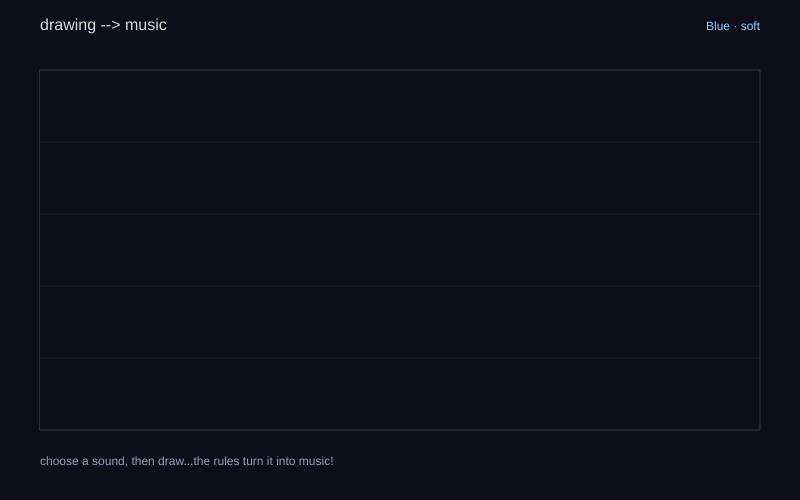
Frame 1 (no input)
Frame 60 (no input): identical to frame 1, image omitted
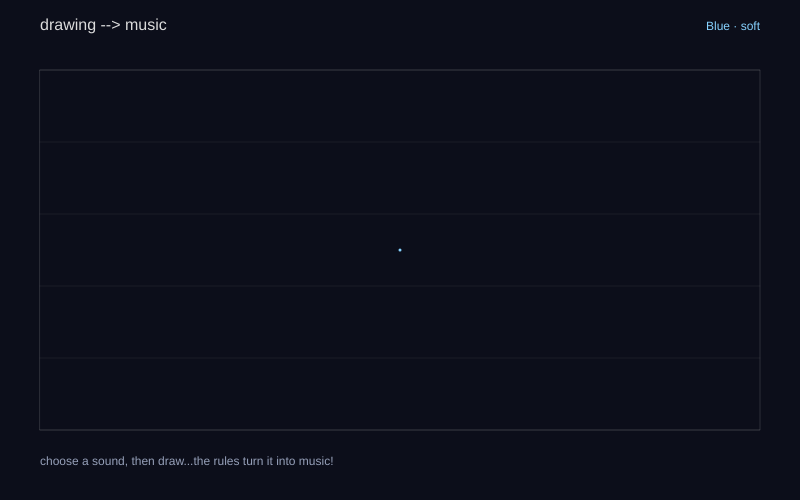
Frame 120 (the mouse pressed at the canvas centre since frame 60)

The p5.js sketch that drew these frames (run headless with seeded random() and noise() and a simulated clock; from frame 60 on, the mouse is pressed at the canvas centre):

// p5.js sketch
// ── sketch.js
// drawing into music
// x = time, y = pitch
// each stroke = one continuous voice

let strokes = [];
let currentStroke = null;
let selectedSound = 0;
let voices = new Map();

let canvas;
let playButton;
let speedSlider;
let soundButtons = [];

let audio;
let master;
let playing = false;
let starting = false;
let playhead = 0;

const LEFT_EDGE = 40;
const RIGHT_EDGE = 760;
const TOP_EDGE = 70;
const BOTTOM_EDGE = 430;

// lower, softer pitch range: C major pentatonic
const notes = [130.81, 146.83, 164.81, 196, 220, 261.63];

// all sounds use smooth sine waves
// a second quiet oscillator gives a slow shimmer!
const sounds = [
  {
    label: "Blue · soft",
    colour: [135, 210, 255],
    offset: 0,
    blend: 0,
    level: 0.55
  },
  {
    label: "Purple · warm",
    colour: [195, 155, 255],
    offset: 0.6,
    blend: 0.25,
    level: 0.5
  },
  {
    label: "Orange · floating",
    colour: [255, 195, 120],
    offset: 1.2,
    blend: 0.35,
    level: 0.45
  }
];

function setup() {
  canvas = createCanvas(800, 500);
  pixelDensity(1);

  let soundRow = createDiv();
  soundRow.style("margin", "10px 0");

  sounds.forEach((sound, index) => {
    let button = createButton(sound.label);
    button.parent(soundRow);
    button.style("margin-right", "8px");
    button.style("padding", "8px 12px");
    button.style("cursor", "pointer");

    button.mousePressed(() => {
      selectedSound = index;
      updateSoundButtons();
    });

    soundButtons.push(button);
  });

  updateSoundButtons();

  let playbackRow = createDiv();

  playButton = createButton("Play drawing");
  playButton.parent(playbackRow);
  playButton.style("margin-right", "8px");
  playButton.mousePressed(togglePlayback);

  let clearButton = createButton("Clear");
  clearButton.parent(playbackRow);
  clearButton.style("margin-right", "12px");
  clearButton.mousePressed(clearDrawing);

  let label = createSpan("Playback duration ");
  label.parent(playbackRow);

  speedSlider = createSlider(4, 20, 12, 0.5);
  speedSlider.parent(playbackRow);

  let units = createSpan(" seconds");
  units.parent(playbackRow);
}

function updateSoundButtons() {
  soundButtons.forEach((button, index) => {
    let colour = sounds[index].colour;
    let selected = index === selectedSound;

    button.style(
      "background",
      selected ? `rgb(${colour.join(",")})` : "#202433"
    );

    button.style("color", selected ? "#10121c" : "#eeeeee");
    button.style(
      "border",
      selected
        ? "2px solid white"
        : "2px solid transparent"
    );
    button.style("border-radius", "6px");
  });
}

function draw() {
  background(12, 14, 26);

  drawGuides();
  drawStrokes();

  if (playing) {
    playhead = min(
      1,
      playhead + deltaTime / 1000 / speedSlider.value()
    );

    let x = lerp(LEFT_EDGE, RIGHT_EDGE, playhead);
    let positions = getPositions(x);

    updateVoices(positions);
    drawPlayhead(x, positions);

    if (playhead >= 1) {
      stopPlayback();
    }
  }

  noStroke();
  textAlign(LEFT);
  fill(220);
  textSize(16);
  text("drawing --> music", LEFT_EDGE, 30);

  fill(...sounds[selectedSound].colour);
  textSize(12);
  textAlign(RIGHT);
  text(sounds[selectedSound].label, RIGHT_EDGE, 30);
  textAlign(LEFT);

  fill(150, 160, 185);
  textSize(12);
  text(
    "choose a sound, then draw...the rules turn it into music!",
    LEFT_EDGE,
    465
  );
}

function drawGuides() {
  strokeWeight(1);

  for (let i = 0; i < notes.length; i++) {
    let y = map(
      i,
      0,
      notes.length - 1,
      BOTTOM_EDGE,
      TOP_EDGE
    );

    stroke(255, 255, 255, 15);
    line(LEFT_EDGE, y, RIGHT_EDGE, y);
  }

  noFill();
  stroke(255, 255, 255, 35);
  rect(
    LEFT_EDGE,
    TOP_EDGE,
    RIGHT_EDGE - LEFT_EDGE,
    BOTTOM_EDGE - TOP_EDGE
  );
}

function drawStrokes() {
  noFill();
  strokeWeight(3);

  for (let strokeData of strokes) {
    stroke(...sounds[strokeData.soundId].colour);

    let previous = null;

    for (let p of strokeData.points) {
      if (p === null) {
        previous = null;
        continue;
      }

      if (previous) {
        line(previous.x, previous.y, p.x, p.y);
      } else {
        point(p.x, p.y);
      }

      previous = p;
    }
  }
}

function drawPlayhead(x, positions) {
  stroke(230, 245, 255, 110);
  strokeWeight(1);
  line(x, TOP_EDGE, x, BOTTOM_EDGE);

  noStroke();

  for (let [strokeData, y] of positions) {
    let colour = sounds[strokeData.soundId].colour;

    // Soft glow, no splash.
    for (let size = 36; size >= 8; size -= 4) {
      fill(...colour, 7);
      circle(x, y, size);
    }

    fill(...colour, 220);
    circle(x, y, 6);

    fill(240, 245, 255);
    circle(x, y, 3);
  }
}

function insideCanvas() {
  return (
    mouseX >= LEFT_EDGE &&
    mouseX <= RIGHT_EDGE &&
    mouseY >= TOP_EDGE &&
    mouseY <= BOTTOM_EDGE
  );
}

function mousePressed(event) {
  if (event && event.target !== canvas.elt) return;
  if (!insideCanvas()) return;

  stopPlayback();

  currentStroke = {
    soundId: selectedSound,
    points: [{ x: mouseX, y: mouseY }]
  };

  strokes.push(currentStroke);
}

function mouseDragged() {
  if (!currentStroke) return;

  let points = currentStroke.points;

  if (insideCanvas()) {
    let previous = points[points.length - 1];

    if (previous) {
      let distance = dist(
        previous.x,
        previous.y,
        mouseX,
        mouseY
      );

      let steps = max(1, ceil(distance / 4));

      for (let i = 1; i <= steps; i++) {
        points.push({
          x: lerp(previous.x, mouseX, i / steps),
          y: lerp(previous.y, mouseY, i / steps)
        });
      }
    } else {
      points.push({ x: mouseX, y: mouseY });
    }
  } else if (points[points.length - 1] !== null) {
    points.push(null);
  }

  return false;
}

function mouseReleased() {
  currentStroke = null;
}

async function togglePlayback() {
  if (starting) return;

  if (playing) {
    stopPlayback();
    return;
  }

  if (strokes.length === 0) return;

  starting = true;

  try {
    if (!audio) {
      let AudioContextClass =
        window.AudioContext || window.webkitAudioContext;

      audio = new AudioContextClass();

      master = audio.createGain();
      master.gain.value = 0.18;
      master.connect(audio.destination);
    }

    await audio.resume();

    stopPlayback();
    playhead = 0;
    playing = true;
    playButton.html("Stop");
  } finally {
    starting = false;
  }
}

function getPositions(x) {
  let positions = new Map();

  for (let strokeData of strokes) {
    let previous = null;

    for (let p of strokeData.points) {
      if (p === null) {
        previous = null;
        continue;
      }

      if (previous) {
        let minX = min(previous.x, p.x);
        let maxX = max(previous.x, p.x);

        if (x >= minX && x <= maxX) {
          let dx = p.x - previous.x;

          let y =
            abs(dx) < 0.001
              ? (previous.y + p.y) / 2
              : lerp(
                  previous.y,
                  p.y,
                  (x - previous.x) / dx
                );

          positions.set(strokeData, y);
        }
      }

      previous = p;
    }
  }

  return positions;
}

function createVoice(sound, frequency) {
  let oscillator = audio.createOscillator();
  let shimmer = audio.createOscillator();

  let mainGain = audio.createGain();
  let shimmerGain = audio.createGain();
  let envelope = audio.createGain();

  oscillator.type = "sine";
  shimmer.type = "sine";

  oscillator.frequency.value = frequency;
  shimmer.frequency.value = frequency + sound.offset;

  // keep total level similar across the three sounds
  mainGain.gain.value = 1 / (1 + sound.blend);
  shimmerGain.gain.value = sound.blend / (1 + sound.blend);

  envelope.gain.value = 0;

  oscillator.connect(mainGain);
  shimmer.connect(shimmerGain);

  mainGain.connect(envelope);
  shimmerGain.connect(envelope);
  envelope.connect(master);

  // Disconnect the entire voice after both oscillators end.
  let ended = 0;

  function cleanUp() {
    ended++;

    if (ended === 2) {
      oscillator.disconnect();
      shimmer.disconnect();
      mainGain.disconnect();
      shimmerGain.disconnect();
      envelope.disconnect();
    }
  }

  oscillator.onended = cleanUp;
  shimmer.onended = cleanUp;

  oscillator.start();
  shimmer.start();

  return { oscillator, shimmer, envelope };
}

function updateVoices(positions) {
  let now = audio.currentTime;

  for (let [strokeData, voice] of voices) {
    if (!positions.has(strokeData)) {
      voice.envelope.gain.setTargetAtTime(0, now, 0.08);
    }
  }

  for (let [strokeData, y] of positions) {
    let sound = sounds[strokeData.soundId];

    let scalePosition = constrain(
      map(
        y,
        BOTTOM_EDGE,
        TOP_EDGE,
        0,
        notes.length - 1
      ),
      0,
      notes.length - 1
    );

    let lower = floor(scalePosition);
    let upper = min(lower + 1, notes.length - 1);
    let fraction = scalePosition - lower;

    let frequency =
      notes[lower] *
      pow(notes[upper] / notes[lower], fraction);

    let voice = voices.get(strokeData);

    if (!voice) {
      voice = createVoice(sound, frequency);
      voices.set(strokeData, voice);
    }

    // gentle pitch changes and slow fades
    voice.oscillator.frequency.setTargetAtTime(
      frequency,
      now,
      0.08
    );

    voice.shimmer.frequency.setTargetAtTime(
      frequency + sound.offset,
      now,
      0.08
    );

    voice.envelope.gain.setTargetAtTime(
      sound.level / max(1, positions.size),
      now,
      0.1
    );
  }
}

function stopPlayback() {
  playing = false;
  playButton.html("Play drawing");

  if (!audio) return;

  let now = audio.currentTime;

  for (let voice of voices.values()) {
    voice.envelope.gain.cancelScheduledValues(now);
    voice.envelope.gain.setTargetAtTime(0, now, 0.06);

    voice.oscillator.stop(now + 0.4);
    voice.shimmer.stop(now + 0.4);
  }

  voices.clear();
}

function clearDrawing() {
  stopPlayback();
  strokes = [];
  currentStroke = null;
  playhead = 0;
}
